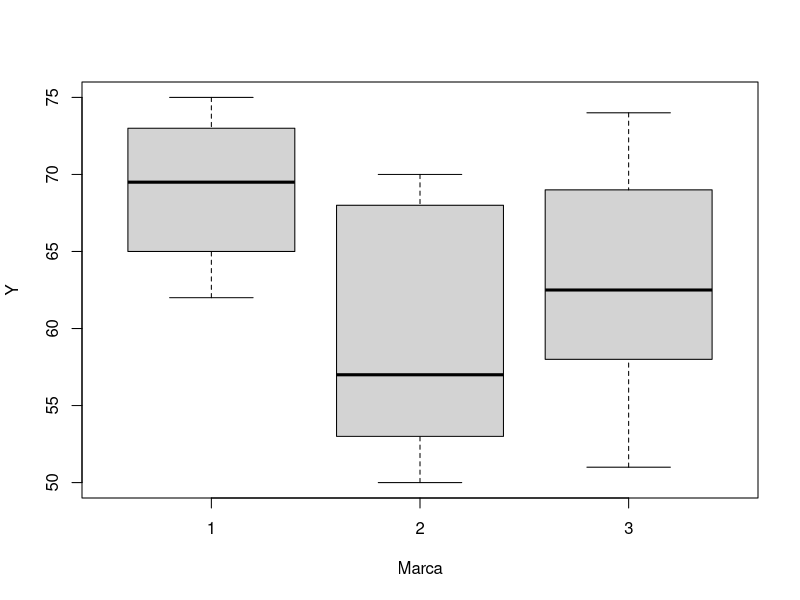
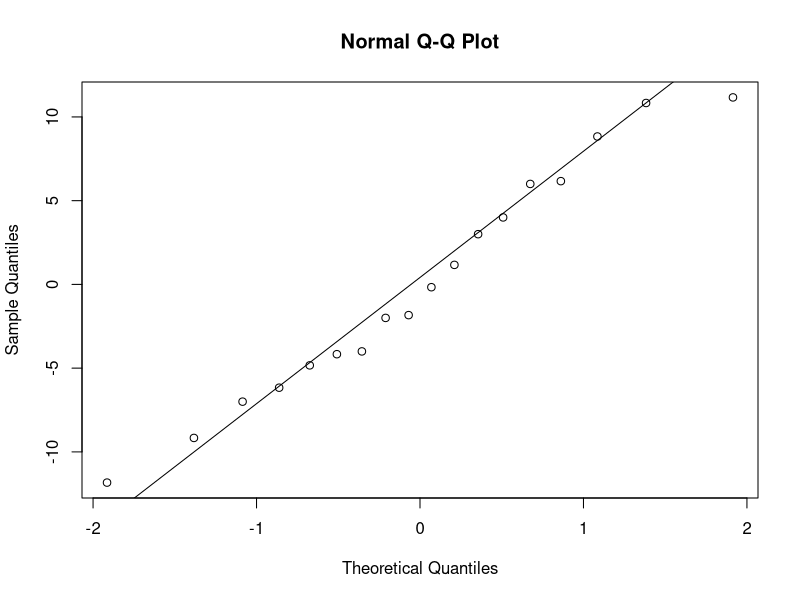
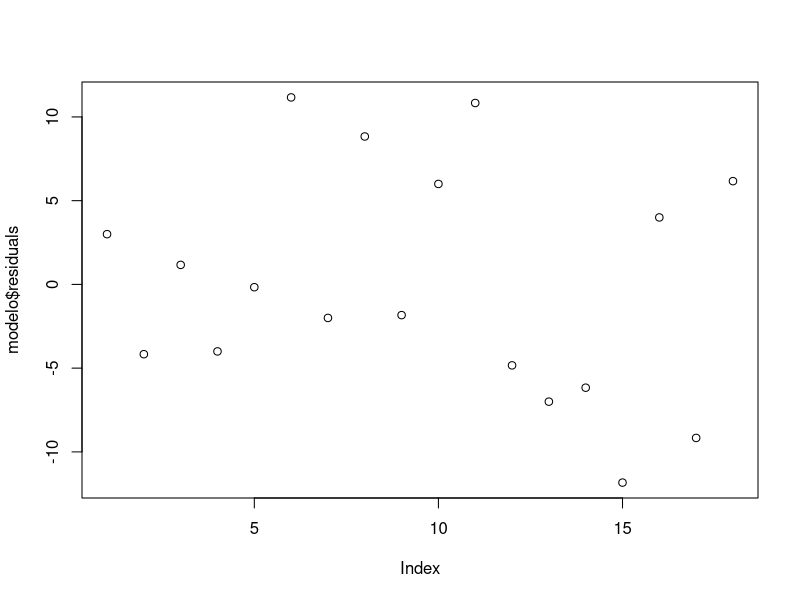
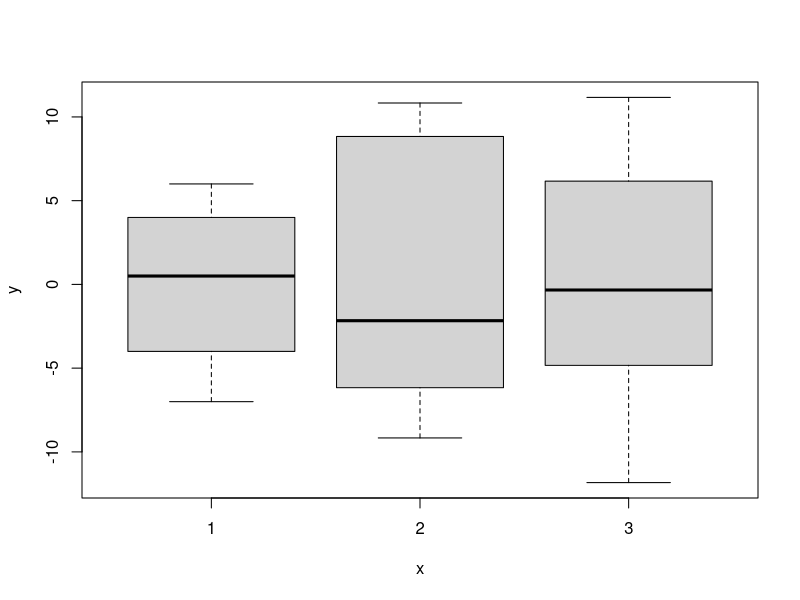
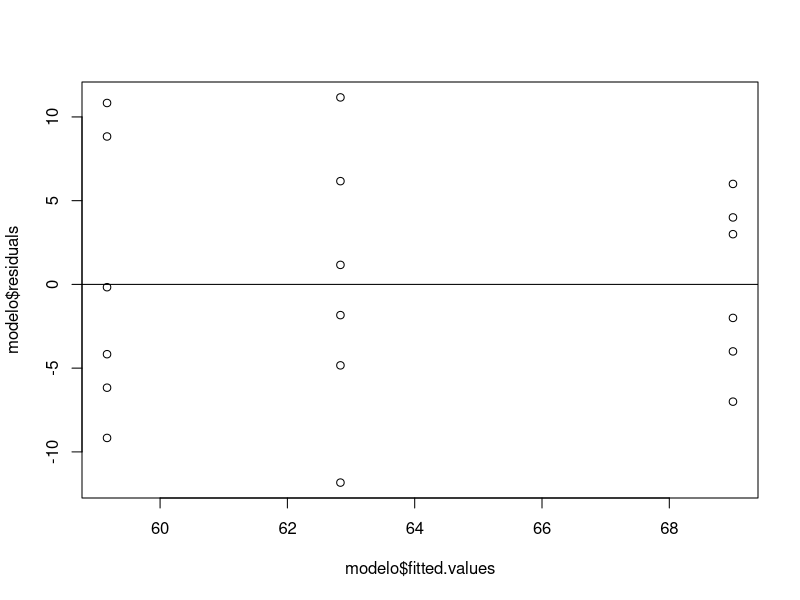

Generate these figures, in order, with R:
df=read.csv("Spray.csv",sep=";")
df

str(df)

df$Marca=as.factor(df$Marca)
str(df)

boxplot(Y~Marca,data=df)

modelo=aov(Y~Marca,data=df)
summary(modelo)

1-pf(1.867,1,16)

qqnorm(modelo$residuals)
qqline(modelo$residuals)

shapiro.test(modelo$residuals)

library("car")

leveneTest(Y~Marca,data=df)

plot(modelo$residuals)
plot(df$Marca,modelo$residuals)
plot(modelo$fitted.values,modelo$residuals)
abline(h=0)


